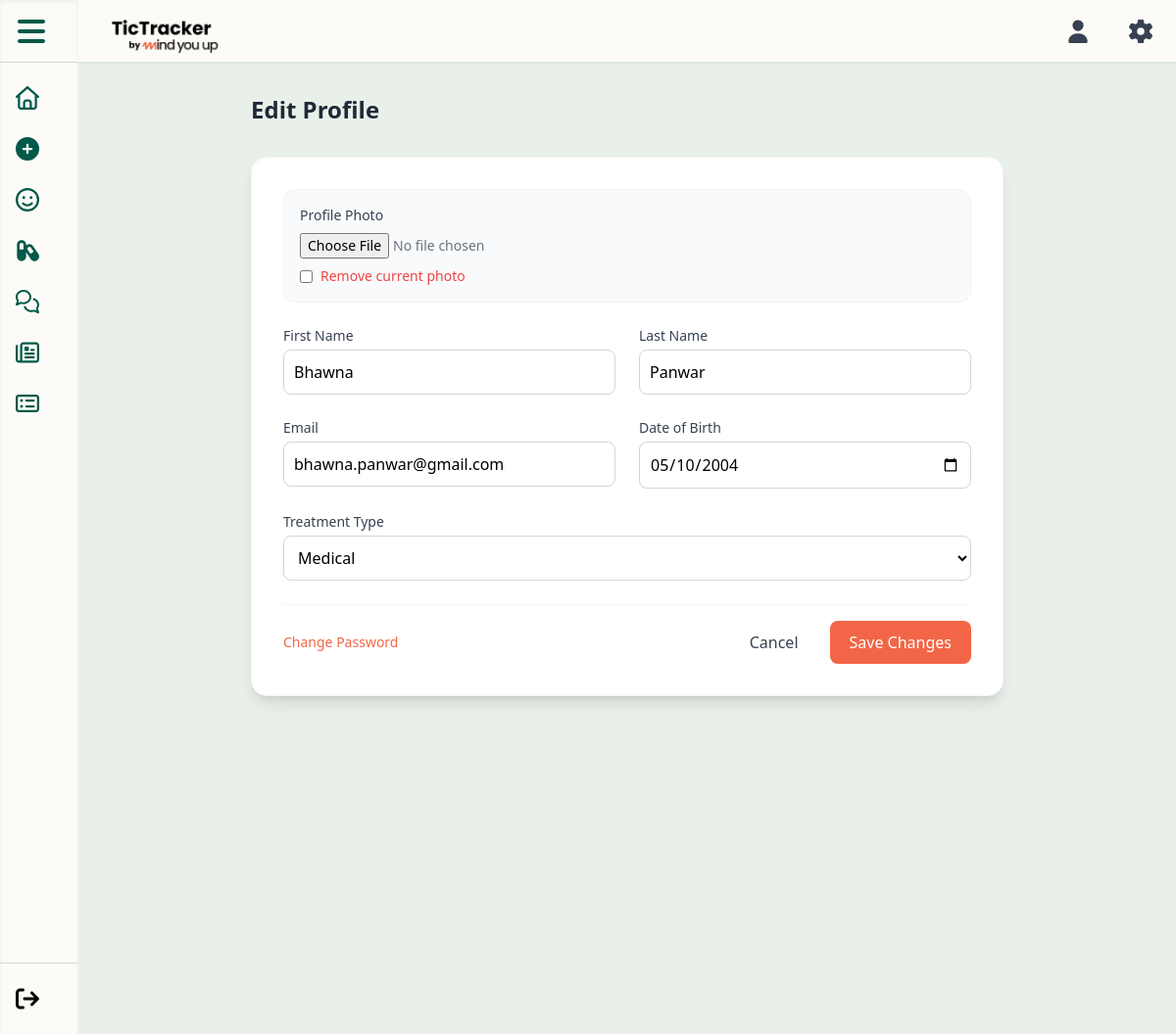
Screenshot of /pages/patient/edit_profile.php (signed in) with the database file from the repository.
### tables this page shows
CREATE TABLE IF NOT EXISTS `patient_profile` (
  `User_ID` int(11) NOT NULL,
  `Patient_Status` enum('Drop_Out','Followed','Discharged') NOT NULL,
  `Treatment_Type` enum('Psychological','Medical','Both') NOT NULL,
  `Start_Date` date NOT NULL,
  PRIMARY KEY (`User_ID`),
  FOREIGN KEY (`User_ID`) REFERENCES `user_profile`(`User_ID`) ON DELETE CASCADE ON UPDATE CASCADE
);

CREATE TABLE IF NOT EXISTS `user_profile` (
  `User_ID` int(11) NOT NULL AUTO_INCREMENT,
  `User_Image` varchar(250) NOT NULL COMMENT 'meter link na imagem',
  `First_Name` varchar(50) NOT NULL,
  `Last_Name` varchar(50) NOT NULL,
  `Email` varchar(50) NOT NULL,
  `Password` varchar(250) NOT NULL,
  `Birthday` DATE NOT NULL,
  `Role` enum('Professional','Patient') NOT NULL,
  PRIMARY KEY (`User_ID`),
  UNIQUE KEY `Email` (`Email`)
);

### pages/patient/edit_profile.php (the view, shortened to what this page needs)
<?php
include('../../config.php');
$user_id = $_SESSION['user_id'];
$role = $_SESSION['role'] ?? 'Patient';
$sql = "SELECT u.First_Name, u.Last_Name, u.Email, u.Birthday, u.User_Image, p.Treatment_Type
        FROM user_profile u LEFT JOIN patient_profile p ON u.User_ID = p.User_ID WHERE u.User_ID = ?";
$stmt = $conn->prepare($sql);
$stmt->bind_param("i", $user_id);
$stmt->execute();
$profile = $stmt->get_result()->fetch_assoc();
include('../../components/header_component.php');
?>
<div class="flex h-screen bg-[#E9F0E9] font-sans">
    <?php include('../../includes/navbar.php'); ?>
    <main class="flex-1 overflow-y-auto p-8">
        <div class="max-w-3xl mx-auto">
            <h1 class="text-2xl font-bold text-gray-800 mb-8">Edit Profile</h1>
            <div class="bg-white rounded-2xl shadow-lg border border-gray-100 p-8">
                <form method="POST" enctype="multipart/form-data" class="space-y-6">
                    <div class="p-4 bg-gray-50 rounded-xl border border-gray-100">
                        <label class="block text-sm font-medium text-gray-700 mb-2">Profile Photo</label>
                        <input type="file" name="profile_pic" accept="image/*" class="block w-full text-sm text-gray-500 mb-2"/>
                        <?php if(!empty($profile['User_Image'])): ?>
                            <div class="flex items-center gap-2 mt-2">
                                <input type="checkbox" name="remove_photo" id="rm_photo" class="rounded text-indigo-600 focus:ring-indigo-500">
                                <label for="rm_photo" class="text-sm text-red-500 font-medium cursor-pointer">Remove current photo</label>
                            </div>
                        <?php endif; ?>
                    </div>
                    <div class="grid grid-cols-1 md:grid-cols-2 gap-6">
                        <div>
                            <label class="block text-sm font-medium text-gray-700 mb-1">First Name</label>
                            <input type="text" name="first_name" value="<?= htmlspecialchars($profile['First_Name'] ?? '') ?>" required class="w-full rounded-lg border-gray-300 border p-2.5">
                        </div>
                        <div>
                            <label class="block text-sm font-medium text-gray-700 mb-1">Last Name</label>
                            <input type="text" name="last_name" value="<?= htmlspecialchars($profile['Last_Name'] ?? '') ?>" required class="w-full rounded-lg border-gray-300 border p-2.5">
                        </div>
                    </div>
                    <div class="grid grid-cols-1 md:grid-cols-2 gap-6">
                        <div>
                            <label class="block text-sm font-medium text-gray-700 mb-1">Email</label>
                            <input type="email" name="email" value="<?= htmlspecialchars($profile['Email'] ?? '') ?>" required class="w-full rounded-lg border-gray-300 border p-2.5">
                        </div>
                        <div>
                            <label class="block text-sm font-medium text-gray-700 mb-1">Date of Birth</label>
                            <input type="date" name="dob"
                                   value="<?= !empty($profile['Birthday']) ? date('Y-m-d', strtotime($profile['Birthday'])) : '' ?>"
                                   class="w-full rounded-lg border-gray-300 border p-2.5">
                        </div>
                    </div>
                    <?php if($role == 'Patient'): ?>
                    <div>
                        <label class="block text-sm font-medium text-gray-700 mb-1">Treatment Type</label>
                        <select name="treatment" class="w-full rounded-lg border-gray-300 border p-2.5 bg-white">
                            <option value="Medical" <?= ($profile['Treatment_Type'] ?? '') == 'Medical' ? 'selected' : '' ?>>Medical</option>
                        </select>
                    </div>
                    <?php endif; ?>
                    <div class="pt-4 flex justify-between items-center border-t border-gray-100 mt-6">
                         <a href="../auth/reset_password.php" class="text-[#F26647] hover:underline text-sm font-medium">Change Password</a>
                        <div class="flex gap-3">
                            <a href="patient_profile.php" class="px-5 py-2.5 rounded-lg text-gray-700 hover:bg-gray-100">Cancel</a>
                            <button type="submit" class="px-5 py-2.5 rounded-lg bg-[#F26647] text-white font-medium">Save Changes</button>
                        </div>
                    </div>
                </form>
            </div>
        </div>
    </main>
</div>

### css/stylemain.css (style rules this page uses)
body { font-family: 'Inter', sans-serif; }

### includes/navbar.php (style rules this page uses)
body { top: 0 !important; }

### rows the page displays
patient_profile: first_name "Bhawna", last_name "Panwar", email "bhawna.panwar@gmail.com", dob "05/10/2004", treatment "Medical"
